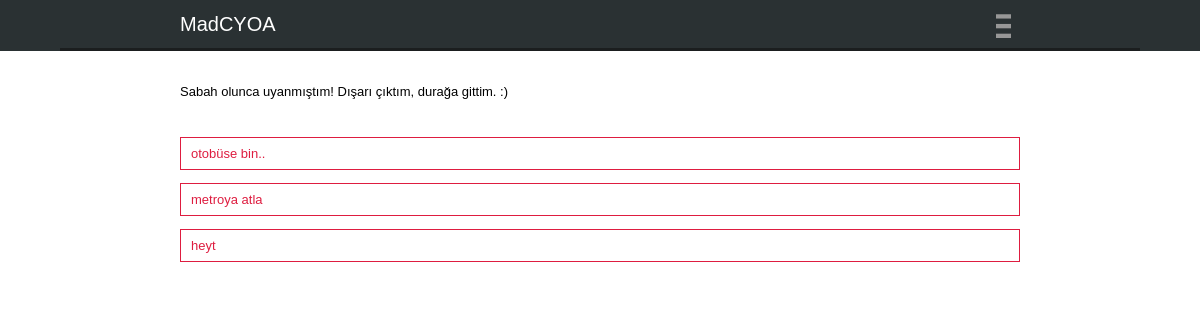
Screenshot of /stories/story/yolda-giderken/play/ with the database file from the repository.
### stories/models.py (models this page shows, shortened)
class Displayable(models.Model):
    name = models.CharField(max_length=100, null=True, blank=True)
    slug = AutoSlugField(populate_from="name", unique=True, null=True, blank=True)
    text = models.TextField(null=True, blank=True)
    sort_order = models.IntegerField(default=1)
    class Meta:
        abstract = True
        ordering = ("sort_order",)

class Snippet(Displayable):
    chapter = models.ForeignKey(Chapter, related_name="related_snippets")
    is_completed = models.BooleanField(default=False)
    is_failed = models.BooleanField(default=False)
    starting_point = models.BooleanField(default=False)
    checkpoint = models.BooleanField(default=False)

class Choice(Displayable):
    source = models.ForeignKey(Snippet, related_name="targets", null=True, blank=True)
    target = models.ForeignKey(Snippet, related_name="sources", null=True, blank=True)

### stories/views.py (the view)
# urls.py: url(r'^story/(?P<slug>[\w-]+)/play/$', 'stories.views.play', name="play"),
def play(request, slug):
	from .game import Game
	story = get_object_or_404(Story, slug=slug)
	game = Game(request, story)
	if request.GET.get("reset"):
		game.reset()
		return redirect(reverse("play", kwargs={"slug": slug}))
	game.resume()
	snippet = Snippet.objects.get(
		id=int(game.get_current_snippet_id())
		)
	return render(request, "stories/game.html", {"snippet": snippet})

### stories/game.py (called while the page is built)
    def resume(self):
        self.set_snippet(
            self.get_current_snippet_id()
        )

    def get_current_snippet_id(self):
        try:
            return self.request.session[self.sn_key]
        except:
            self.request.session[self.sn_key] = self.chapter.first_snippet.id
            return self.chapter.first_snippet.id

    def set_snippet(self, s_id):
        self.request.session[self.sn_key] = s_id

### stories/models.py (called while the page is built)
    @property
    def first_chapter(self):
        return self.related_chapters.all()[0]

    @property
    def first_snippet(self):
        try:
            return self.related_snippets.get(starting_point=True)
        except:
            return self.related_snippets.order_by("id")[0]

### templates/stories/game.html (shortened to what this page needs)
{% extends "base.html" %}
{% block pageContent %}
<div class="game">
{% include 'stories/inc/game_content.html' %}
</div>
{% endblock %}

### templates/stories/inc/game_content.html
<div class="game-text">
	{{ snippet.text }}
</div>
<div class="game-choices">
	{% for target_choice in snippet.targets.all %}
		<div class="choice" id="{{ target_choice.target.id }}">{{ target_choice.text }}</div>
	{% endfor %}
</div>

### static/css/style.css (style rules this page uses)
* { margin: 0; padding: 0; font-family: "Lucida Sans Unicode", "Lucida Grande", sans-serif; }
.game-text { margin-bottom: 20px; padding: 18px 0; }
.game-choices .choice { padding: 8px 10px; border: 1px solid #DE1D40; margin-top: 13px; color: #DE1D40; }
.game { background: #fff; font-size: 13px; }

### rows the page displays
Snippet: text "Sabah olunca uyanmıştım! Dışarı çıktım, durağa gittim. :)"
Choice: text "otobüse bin.."
Choice: text "metroya atla"
Choice: text "heyt"
